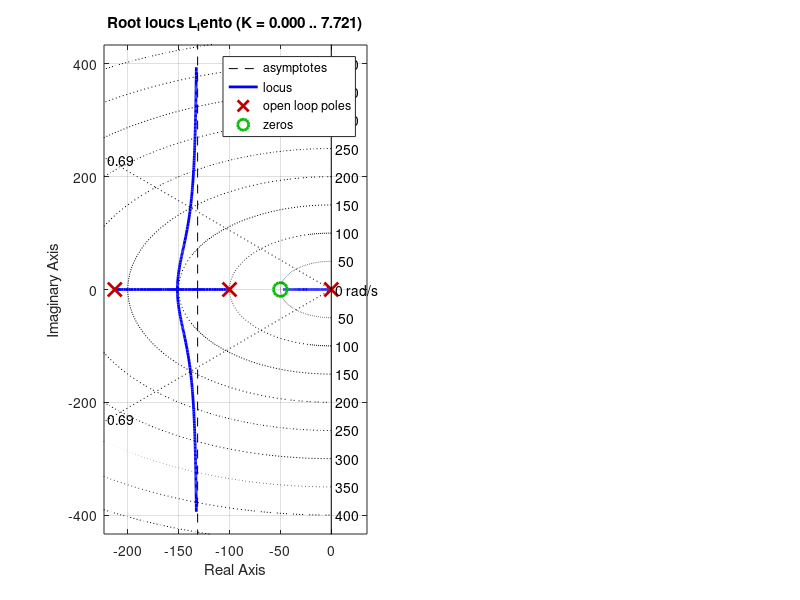

The MATLAB source for this figure: (Note: this script raises an error after producing the figure.)
%% Trabajo de Laboratorio Integrador - Sistemas de Control
% TP de Laboratorio 2: Segunda Parte - Control Proporcional-Integral (PI)
% Script autocontenido de cálculo analítico y diseño por Lugar de las Raíces
clear; clc; close all;

%% Rutas
script_dir = fileparts(mfilename('fullpath'));
if isempty(script_dir)
    script_dir = pwd;
end
fig_dir = fullfile(script_dir, 'figuras');
if ~exist(fig_dir, 'dir')
    mkdir(fig_dir);
end

%% =========================================================================
%% 1. MODELO DE LA PLANTA (Sin ganancia kp)
%% =========================================================================
R1 = 100e3;          % 100 kOhm
C1 = 0.1e-6;         % 0.1 uF
tau1 = R1 * C1;      % 0.01 s -> polo en -100 rad/s

R2 = 47e3;           % 47 kOhm
C2 = 0.1e-6;         % 0.1 uF
tau2 = R2 * C2;      % 0.0047 s -> polo en -212.77 rad/s

s = tf('s');
G = 1 / ((tau1 * s + 1) * (tau2 * s + 1));

disp('=== FUNCIÓN DE TRANSFERENCIA DE LA PLANTA G(s) ===');
G

%% =========================================================================
%% 2. PUNTO 1: CONDICIONES DE ESTABILIDAD (ROUTH-HURWITZ)
%% =========================================================================
% Ecuación característica de lazo cerrado:
% s*(tau1*s+1)*(tau2*s+1) + (kp*s + ki) = 0
% a3*s^3 + a2*s^2 + a1*s + a0 = 0
% a3 = tau1*tau2 = 4.7e-5
% a2 = tau1 + tau2 = 0.0147
% a1 = 1 + kp
% a0 = ki
%
% Criterio de Routh:
% s^3 | a3                 a1
% s^2 | a2                 a0
% s^1 | (a2*a1 - a3*a0)/a2 0
% s^0 | a0
%
% Condiciones:
% 1) a0 > 0                   => ki > 0
% 2) (a2*a1 - a3*a0)/a2 > 0   => ki < (a2/a3)*(1 + kp)
slope_routh = (tau1 + tau2) / (tau1 * tau2);

fprintf('\n=== PUNTO 1: CONDICIONES DE ESTABILIDAD (ROUTH) ===\n');
fprintf('Condición 1: ki > 0\n');
fprintf('Condición 2: ki < %.2f * (1 + kp)\n', slope_routh);
fprintf('Para kp > 0, cualquier ki en ese rango asegura estabilidad en lazo cerrado.\n');

%% =========================================================================
%% 3. PUNTO 2: DISEÑO DEL PI CON EL LUGAR DE LAS RAÍCES
%% =========================================================================

%% 2.a: Especificaciones en el plano s
PO_max = 5;
xi_min = -log(PO_max / 100) / sqrt(pi^2 + (log(PO_max / 100))^2);
Ts_max = 0.10;
sigma_min = 4 / Ts_max; % 40 rad/s

fprintf('\n=== PUNTO 2.a: REQUISITOS EN EL PLANO s ===\n');
fprintf('xi mínimo para PO <= 5%%:          %.4f (~0.69)\n', xi_min);
fprintf('sigma mínimo (xi*wn) para Ts<=0.1s: %.2f rad/s\n', sigma_min);

%% 2.b: Centro de las asíntotas sigma_a en función de z
% Polos de L(s) = Gc(s)*G(s): 0, -100, -212.766 rad/s (n = 3)
% Ceros de L(s): -z (m = 1)
% sigma_a = (suma_polos - suma_ceros) / (n - m)
% sigma_a = (0 - 100 - 212.766 - (-z)) / 2 = (z - 312.766) / 2
% Condición: sigma_a < -40 rad/s => z < 312.766 - 80 = 232.766 rad/s
z_max_asintota = 312.766 - 80;

fprintf('\n=== PUNTO 2.b: CENTRO DE ASÍNTOTAS ===\n');
fprintf('sigma_a(z) = (z - 312.77) / 2\n');
fprintf('Para que sigma_a quede a la izquierda de -40 rad/s: z < %.2f rad/s\n', z_max_asintota);

%% 2.c: Elección de z y diseño con xi = 0.69
% Análisis de la ubicación del cero z:
% Caso 1 (z < 100 rad/s, ej: z = 50 rad/s):
%   El segmento [-z, 0] = [-50, 0] pertenece al LGR. La rama que parte de s = 0
%   termina en s = -z, atrapando un polo real lento cerca del origen (ej: s ~= -35 rad/s).
%   Esto viola la cota Ts <= 0.10 s (da Ts > 0.11 s).
% Caso 2 (z > 100 rad/s, ej: z = 120 rad/s):
%   El segmento [-100, 0] pertenece al LGR; las ramas de 0 y -100 colisionan y
%   emergen al plano complejo formando el par dominante. La rama de -212.8 rad/s
%   termina en el cero -120 rad/s, quedando el polo real confinado a la izquierda
%   de -120 rad/s (más rápido que la cota -40 rad/s).

% --- Figura Comparativa: Elección de z (z = 50 vs z = 120 rad/s) ---
z_lento = 50;
L_lento = ((s + z_lento) / s) * G;
z_pi = 120;
L_unit = ((s + z_pi) / s) * G;

fig_comp_z = figure('Name', 'Comparación de ubicación del cero z', 'Position', [100, 100, 950, 420], 'Visible', 'off');

subplot(1, 2, 1);
rlocus(L_lento);
hold on;
sgrid(0.69, []);
xline(-sigma_min, 'k--', 'LineWidth', 1.2);
xlim([-250, 10]);
ylim([-150, 150]);
title('Caso z = 50 rad/s < 100 rad/s');
xlabel('Eje Real (1/s)');
ylabel('Eje Imaginario (rad/s)');
grid on;
% Polo con kp = 0.84 en z = 50
T_lento_test = feedback(0.84 * L_lento, 1);
p_lento_test = pole(T_lento_test);
plot(real(p_lento_test), imag(p_lento_test), 'rs', 'MarkerFaceColor', 'r', 'MarkerSize', 6);
text(-48, 25, 'Polo lento en [-z, 0]', 'Color', 'r', 'FontSize', 9, 'FontWeight', 'bold');

subplot(1, 2, 2);
rlocus(L_unit);
hold on;
sgrid(0.69, []);
xline(-sigma_min, 'k--', 'LineWidth', 1.2);
xlim([-250, 10]);
ylim([-150, 150]);
title('Caso seleccionado: z = 120 rad/s > 100 rad/s');
xlabel('Eje Real (1/s)');
ylabel('Eje Imaginario (rad/s)');
grid on;
T_120_test = feedback(0.84 * L_unit, 1);
p_120_test = pole(T_120_test);
plot(real(p_120_test), imag(p_120_test), 'ro', 'MarkerFaceColor', 'r', 'MarkerSize', 6);
text(-120, 100, 'Par complejo dominante', 'Color', 'r', 'FontSize', 9, 'FontWeight', 'bold');

sgtitle('Influencia de la posición del cero z en el Lugar de las Raíces');
saveas(fig_comp_z, fullfile(fig_dir, 'pi_punto2_comparacion_z.png'));
close(fig_comp_z);

% Cálculo de parámetros con z = 120 rad/s
sigma_a = (z_pi - 312.766) / 2; % -96.38 rad/s

% Gráfico del Lugar de las Raíces con diseño y cotas
fig_lgr = figure('Name', 'Punto 2: LGR con PI (z = 120)', 'Visible', 'off');
rlocus(L_unit);
hold on;
sgrid([0.69, 0.75], []);
xline(-sigma_min, 'k--', 'LineWidth', 1.2, 'DisplayName', '\sigma = -40 s^{-1} (T_s \le 0.10 s)');
xline(sigma_a, 'm:', 'LineWidth', 1.2, 'DisplayName', sprintf('\\sigma_a = %.1f s^{-1}', sigma_a));
title(sprintf('Lugar de las Raíces con controlador PI (z = %d rad/s)', z_pi));
xlabel('Eje Real (1/s)');
ylabel('Eje Imaginario (rad/s)');
grid on;

% En xi = 0.69 sobre la rama dominante:
kp_ini = 0.84;
ki_ini = kp_ini * z_pi; % 100.8

T_ini = feedback(kp_ini * L_unit, 1);
info_ini = stepinfo(T_ini);
[wn_ini, xi_ini, p_ini] = damp(T_ini);
idx_c = find(abs(imag(p_ini)) > 1e-3);

% Ajuste a xi = 0.75 para contrarrestar el cero:
kp_aj = 0.68;
ki_aj = kp_aj * z_pi; % 81.6
T_aj = feedback(kp_aj * L_unit, 1);
info_aj = stepinfo(T_aj);
[wn_aj, xi_aj, p_aj] = damp(T_aj);

fprintf('\n=== PUNTO 2.c: DISEÑO INICIAL (z = %d, xi = 0.69) ===\n', z_pi);
fprintf('kp inicial:                     %.2f\n', kp_ini);
fprintf('ki inicial:                     %.2f rad/s\n', ki_ini);
fprintf('Polos en lazo cerrado:          %.1f +- %.1fj,  %.1f rad/s\n', ...
    real(p_ini(idx_c(1))), imag(p_ini(idx_c(1))), real(p_ini(3)));
fprintf('Sobrepaso obtenido (PO):        %.2f %%  (Especificación: <= 5 %%)\n', info_ini.Overshoot);
fprintf('Tiempo de establecimiento (Ts): %.4f s (%.2f ms)\n', info_ini.SettlingTime, info_ini.SettlingTime*1e3);

% Marcamos polos iniciales y ajustados en el gráfico de LGR
plot(real(p_ini), imag(p_ini), 'r*', 'MarkerSize', 8, 'LineWidth', 1.5, ...
    'DisplayName', sprintf('k_p = %.2f (\\xi = 0.69, PO = %.1f %%)', kp_ini, info_ini.Overshoot));
plot(real(p_aj), imag(p_aj), 'bd', 'MarkerFaceColor', 'b', 'MarkerSize', 6, ...
    'DisplayName', sprintf('k_p = %.2f (\\xi = 0.75, PO = %.1f %%)', kp_aj, info_aj.Overshoot));
legend('Location', 'northwest');
saveas(fig_lgr, fullfile(fig_dir, 'pi_punto2_lgr.png'));
close(fig_lgr);

%% 2.d: Verificación y ajuste de kp por el cero de lazo cerrado
% El sobrepaso es de 6.79 % (supera el 5 %) porque la FT de lazo cerrado T(s)
% retiene el cero en s = -z = -120 rad/s en el numerador.
% Construimos el modelo canónico de segundo orden sin cero para comparar el efecto:
wn_dom = wn_ini(idx_c(1));
xi_dom = xi_ini(idx_c(1));
T_proto = tf(wn_dom^2, [1, 2*xi_dom*wn_dom, wn_dom^2]);
info_proto = stepinfo(T_proto);

y_inf_aj = dcgain(T_aj);
ess_aj = 1 - y_inf_aj;

fprintf('\n=== PUNTO 2.d: EFECTO DEL CERO Y AJUSTE DE kp ===\n');
fprintf('Prototipo 2do orden sin cero (xi=0.69): PO = %.2f %%\n', info_proto.Overshoot);
fprintf('Sistema PI real con kp=0.84 (con cero): PO = %.2f %%\n', info_ini.Overshoot);
fprintf('kp ajustado:                    %.2f\n', kp_aj);
fprintf('ki ajustado:                    %.2f rad/s\n', ki_aj);
fprintf('Sobrepaso ajustado (PO):        %.2f %%  (CUMPLE <= 5 %%)\n', info_aj.Overshoot);
fprintf('Tiempo de estab. ajustado (Ts): %.4f s (%.2f ms)  (CUMPLE <= 0.10 s)\n', info_aj.SettlingTime, info_aj.SettlingTime*1e3);
fprintf('Error estacionario (ess):       %.4f  (CUMPLE = 0)\n', ess_aj);

% --- Figura: Demostración del Efecto del Cero en Lazo Cerrado ---
fig_cero = figure('Name', 'Efecto del Cero de Lazo Cerrado', 'Visible', 'off');
t_cero = linspace(0, 0.10, 2000);
[y_proto, t_p] = step(T_proto, t_cero);
[y_ini_c, ~]   = step(T_ini, t_cero);
[y_aj_c, ~]    = step(T_aj, t_cero);

plot(t_p*1e3, y_proto, 'k--', 'LineWidth', 1.5, ...
    'DisplayName', sprintf('Prototipo 2^{do} orden sin cero (\\xi = 0.69, PO = %.2f %%)', info_proto.Overshoot));
hold on;
plot(t_p*1e3, y_ini_c, 'r-', 'LineWidth', 1.8, ...
    'DisplayName', sprintf('Sistema PI k_p = 0.84 (con cero z = 120, PO = %.2f %%)', info_ini.Overshoot));
plot(t_p*1e3, y_aj_c, 'b-.', 'LineWidth', 1.8, ...
    'DisplayName', sprintf('Sistema PI compensado k_p = 0.68 (PO = %.2f %%)', info_aj.Overshoot));
yline(1.0, 'k:');
yline(1.05, 'm:', 'LineWidth', 1.1, 'DisplayName', 'Límite PO = 5%');
grid on;
title('Efecto del cero de lazo cerrado sobre el sobrepaso transitorio');
xlabel('Tiempo (ms)');
ylabel('Tensión de salida y(t) [V]');
legend('Location', 'southeast');
saveas(fig_cero, fullfile(fig_dir, 'pi_punto2_efecto_cero.png'));
close(fig_cero);

%% =========================================================================
%% 4. PUNTO 3: IMPLEMENTACIÓN ANALÓGICA CON OP-AMPS (FIGS. 3 Y 4)
%% =========================================================================
% 3.a: Etapa PI inversora (Figura 3)
% V_o1(s) / V_i(s) = - Z_f(s) / Z_in(s)
% Z_in(s) = RPI1
% Z_f(s)  = RPI2 + 1 / (CPI * s)
% V_o1(s) / V_i(s) = - (RPI2 / RPI1 + 1 / (RPI1 * CPI * s))
% Por lo tanto:
% kp = RPI2 / RPI1
% ki = 1 / (RPI1 * CPI)
% z  = ki / kp = 1 / (RPI2 * CPI)

% 3.b: Inversor de ganancia -1 (Figura 4) y dimensionamiento comercial E24:
% Se utiliza un amplificador inversor con RINV1 = RINV2 para cancelar el signo menos.
% Consigna: CPI = 0.1 uF.
% Con z = 120 rad/s:
% RPI2 = 1 / (z * CPI) = 1 / (120 * 0.1e-6) = 83.33 kOhm -> RPI2 = 82 kOhm (E24)
% Con kp = 0.68:
% RPI1 = RPI2 / kp = 82 kOhm / 0.68 = 120.58 kOhm -> RPI1 = 120 kOhm (E24)
% Inversor:
% RINV1 = 10 kOhm, RINV2 = 10 kOhm (E24)
CPI_com   = 0.1e-6;   % 0.1 uF
RPI2_com  = 82e3;     % 82 kOhm (E24)
RPI1_com  = 120e3;    % 120 kOhm (E24)
RINV1_com = 10e3;     % 10 kOhm (E24)
RINV2_com = 10e3;     % 10 kOhm (E24)

kp_com = RPI2_com / RPI1_com;          % 82 / 120 = 0.6833
ki_com = 1 / (RPI1_com * CPI_com);     % 1 / (120k * 0.1u) = 83.33 rad/s
z_com  = 1 / (RPI2_com * CPI_com);     % 1 / (82k * 0.1u) = 121.95 rad/s

Gc_com = (kp_com * s + ki_com) / s;
T_com  = feedback(Gc_com * G, 1);
info_com  = stepinfo(T_com);
y_inf_com = dcgain(T_com);
ess_com   = 1 - y_inf_com;

fprintf('\n=== PUNTO 3: COMPONENTES COMERCIALES E24 ===\n');
fprintf('RPI1 = %d kOhm, RPI2 = %d kOhm, CPI = %.1f uF\n', RPI1_com/1e3, RPI2_com/1e3, CPI_com*1e6);
fprintf('RINV1 = %d kOhm, RINV2 = %d kOhm (Ganancia -1)\n', RINV1_com/1e3, RINV2_com/1e3);
fprintf('Valores efectivos: kp = %.4f, ki = %.2f rad/s, z = %.2f rad/s\n', kp_com, ki_com, z_com);
fprintf('Sobrepaso efectivo (PO):        %.2f %%  (<= 5 %%)\n', info_com.Overshoot);
fprintf('Tiempo de estab. efectivo (Ts): %.4f s (%.2f ms)  (<= 0.10 s)\n', info_com.SettlingTime, info_com.SettlingTime*1e3);
fprintf('Error estacionario (ess):       %.4f  (= 0)\n', ess_com);

% Gráfico de la respuesta al escalón: Diseño continuo vs Comercial E24
fig_step = figure('Name', 'Punto 3: Respuesta al escalón E24', 'Visible', 'off');
t_sim = linspace(0, 0.12, 3000);
[y_aj, ~]  = step(T_aj, t_sim);
[y_c, t_out] = step(T_com, t_sim);

plot(t_out*1e3, y_aj, 'b--', 'LineWidth', 1.6, ...
    'DisplayName', sprintf('Continuo k_p = 0.68 (PO = %.2f %%, T_s = %.1f ms)', info_aj.Overshoot, info_aj.SettlingTime*1e3));
hold on;
plot(t_out*1e3, y_c, 'k-', 'LineWidth', 2.0, ...
    'DisplayName', sprintf('E24: R_{PI1}=120k, R_{PI2}=82k (PO = %.2f %%, T_s = %.1f ms)', info_com.Overshoot, info_com.SettlingTime*1e3));
yline(1.0, 'k:');
yline(1.02, 'g:', 'LineWidth', 1.0, 'DisplayName', 'Banda \pm 2%');
yline(0.98, 'g:', 'LineWidth', 1.0, 'HandleVisibility', 'off');
xline(info_com.SettlingTime*1e3, 'r:', 'LineWidth', 1.2, ...
    'DisplayName', sprintf('T_s = %.1f ms', info_com.SettlingTime*1e3));
grid on;
title('Respuesta al escalón: Controlador continuo vs Implementación E24');
xlabel('Tiempo (ms)');
ylabel('Tensión de salida y(t) [V]');
legend('Location', 'southeast');
saveas(fig_step, fullfile(fig_dir, 'pi_punto3_escalon_e24.png'));
close(fig_step);

fprintf('\nFiguras guardadas en %s:\n', fig_dir);
fprintf('- pi_punto2_comparacion_z.png\n');
fprintf('- pi_punto2_lgr.png\n');
fprintf('- pi_punto2_efecto_cero.png\n');
fprintf('- pi_punto3_escalon_e24.png\n');
